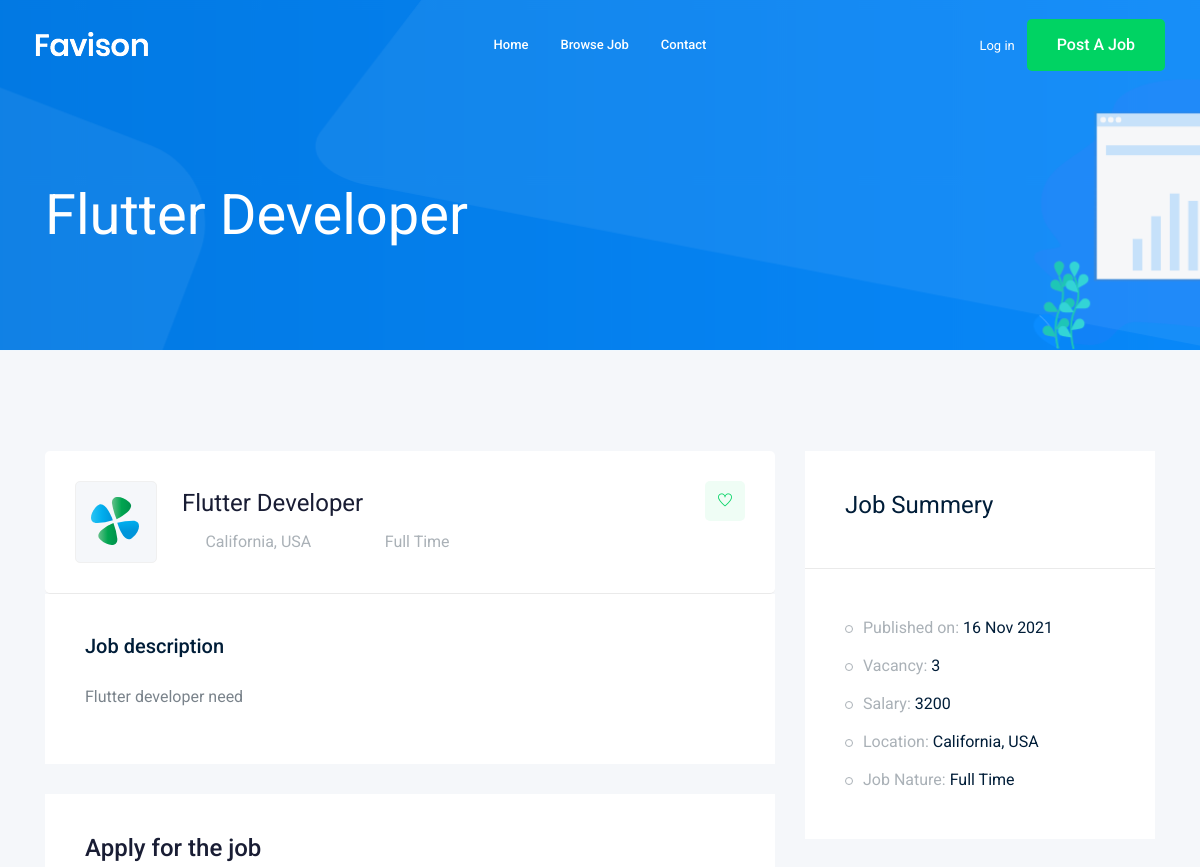
Before: /job/flutter-developer (upper part) with the older database file.
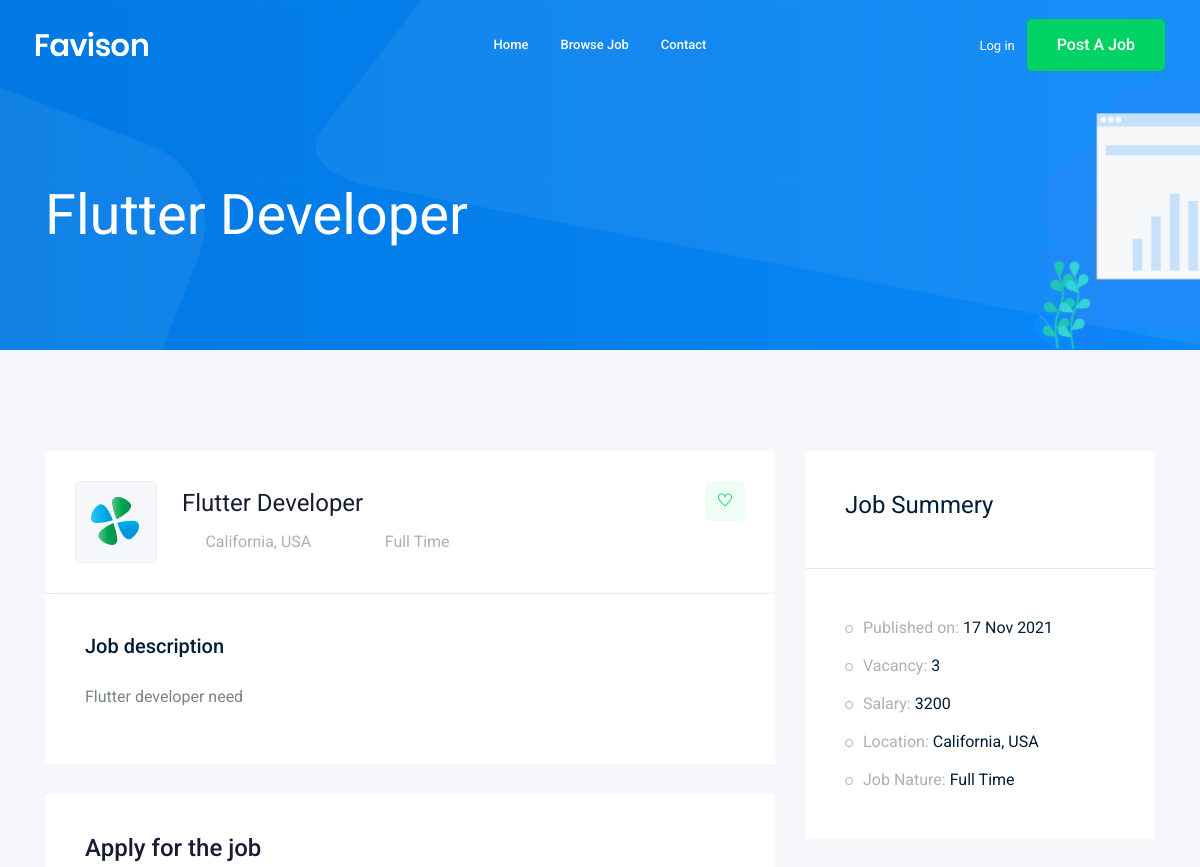
After: the same page with the newer database file.
### job/models.py (models this page shows, shortened)
class Job(models.Model): # Table
    owner = models.ForeignKey(User, related_name='job_owner', on_delete=models.CASCADE)
    title = models.CharField(max_length= 100)  # column
    job_type = models.CharField(max_length=15, choices = JOB_TYPE_CHOICES)
    description = models.TextField(max_length= 1000)
    published_at =  models.DateTimeField(auto_now= True)
    vacancy = models.IntegerField(default=1)
    salary = models.IntegerField(default=0)
    experence = models.IntegerField(default=1)
    category = models.ForeignKey('Category', on_delete=models.CASCADE)
    image = models.ImageField(upload_to=image_upload)
    slug = models.SlugField(blank=True, null= True)
    def __str__(self):
        return self.title

### job/views.py (the view)
# urls.py: path('<str:slug>', views.job_detail, name= 'job_detail' ),
def job_detail(request, slug):
    job_detail = Job.objects.get(slug= slug)
    if request.method=='POST':
        form = ApplyForm(request.POST, request.FILES)
        if form.is_valid():
            myform = form.save(commit=False)
            myform.job = job_detail
            myform.save()
    else:
        form = ApplyForm
    context = {'job': job_detail, 'form':form}
    return render(request, 'job/job_details.html', context)

### job/templates/job/job_details.html (shortened to what this page needs)
{% extends 'base.html' %}
{% load bootstrap4 %}
{% block body %}
    <div class="bradcam_area bradcam_bg_1">
        <div class="container">
            <div class="row">
                <div class="col-xl-12">
                    <div class="bradcam_text">
                        <h3>{{job}}</h3>
                    </div>
                </div>
            </div>
        </div>
    </div>
    <div class="job_details_area">
        <div class="container">
            <div class="row">
                <div class="col-lg-8">
                    <div class="job_details_header">
                        <div class="single_jobs white-bg d-flex justify-content-between">
                            <div class="jobs_left d-flex align-items-center">
                                <div class="thumb">
                                    <img src="img/svg_icon/1.svg" alt="">
                                </div>
                                <div class="jobs_conetent">
                                    <a href="#"><h4>{{job}}</h4></a>
                                    <div class="links_locat d-flex align-items-center">
                                        <div class="location">
                                            <p> <i class="fa fa-map-marker"></i> California, USA</p>
                                        </div>
                                        <div class="location">
                                            <p> <i class="fa fa-clock-o"></i> {{job.job_type}}</p>
                                        </div>
                                    </div>
                                </div>
                            </div>
                            <div class="jobs_right">
                                <div class="apply_now">
                                    <a class="heart_mark" href="#"> <i class="ti-heart"></i> </a>
                                </div>
                            </div>
                        </div>
                    </div>
                    <div class="descript_wrap white-bg">
                        <div class="single_wrap">
                            <h4>Job description</h4>
                            <p>{{job.description}}</p>
                        </div>
                    </div>
                    <div class="apply_job_form white-bg">
                        <h4>Apply for the job</h4>
                    </div>
                </div>
                <div class="col-lg-4">
                    <div class="job_sumary">
                        <div class="summery_header">
                            <h3>Job Summery</h3>
                        </div>
                        <div class="job_content">
                            <ul>
                                <li>Published on: <span>{{job.published_at | date:'d M o'}}</span></li>
                                <li>Vacancy: <span>{{job.vacancy}}</span></li>
                                <li>Salary: <span>{{job.salary}}</span></li>
                                <li>Location: <span>California, USA</span></li>
                                <li>Job Nature: <span> {{job.job_type}}</span></li>
                            </ul>
                        </div>
                    </div>
                </div>
            </div>
        </div>
    </div>
 {% endblock body %}

Changed rows visible on the page:
changed Job "Flutter Developer": published_at "16 Nov 2021" → "17 Nov 2021"
